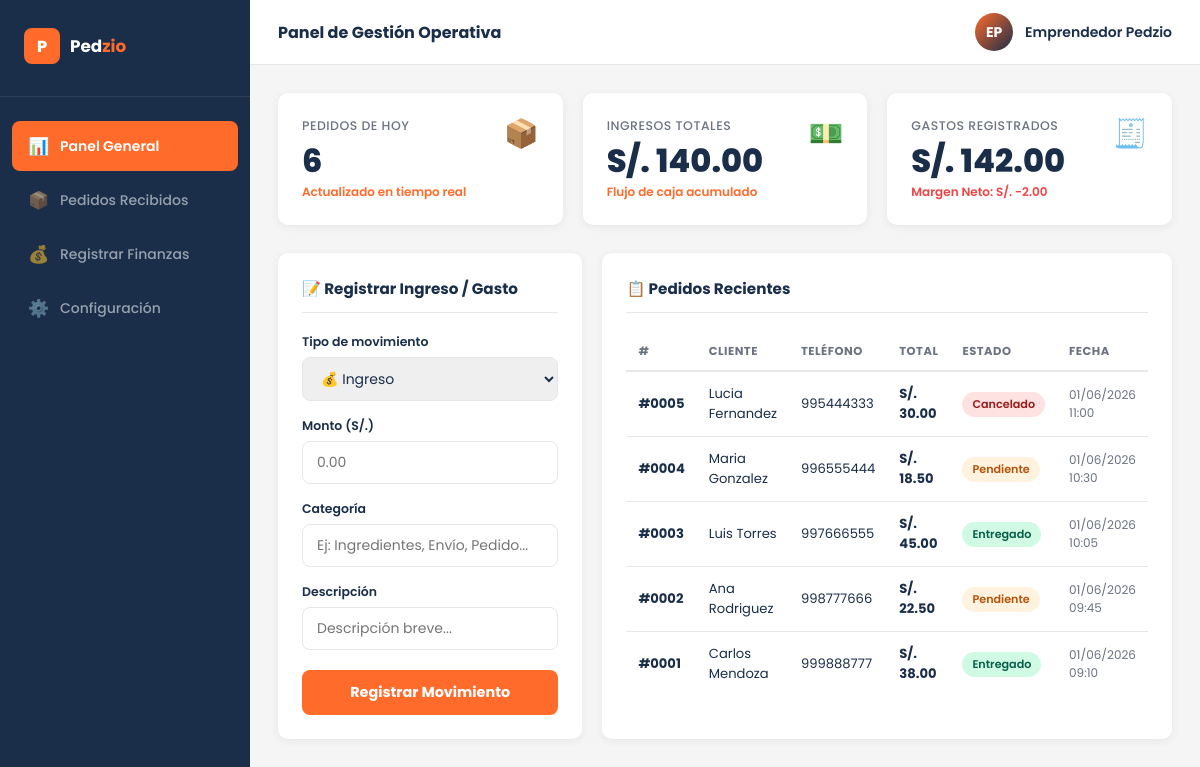
Screenshot of /emprendedor.php with the database file from the repository.
### tables this page shows
CREATE TABLE Pedido (
  id_pedido       INT            NOT NULL AUTO_INCREMENT,
  fecha_registro  TIMESTAMP      NOT NULL DEFAULT CURRENT_TIMESTAMP,
  estado          ENUM('Pendiente', 'En Camino', 'Entregado', 'Cancelado') NOT NULL DEFAULT 'Pendiente',
  total           DECIMAL(10,2)  NOT NULL,
  id_cliente      INT            NOT NULL,
  id_usuario      INT            NOT NULL,
  activo          TINYINT(1)     NOT NULL DEFAULT 1,
   
  PRIMARY KEY (id_pedido),
  CONSTRAINT fk_pedido_cliente
    FOREIGN KEY (id_cliente) REFERENCES Cliente(id_cliente)
    ON UPDATE CASCADE ON DELETE RESTRICT,
  CONSTRAINT fk_pedido_usuario
    FOREIGN KEY (id_usuario) REFERENCES Usuario(id_usuario)
    ON UPDATE CASCADE ON DELETE RESTRICT,
  INDEX idx_estado (estado),
  INDEX idx_fecha (fecha_registro),
  INDEX idx_emprendedor (id_usuario)
);

CREATE TABLE Cliente (
  id_cliente  INT            NOT NULL AUTO_INCREMENT,
  nombre      VARCHAR(100)   NOT NULL,
  telefono    VARCHAR(20)        NULL,
  direccion   VARCHAR(255)       NULL,
  correo      VARCHAR(120)   NOT NULL,
  contrasena  VARCHAR(255)   NOT NULL,
  activo      TINYINT(1)     NOT NULL DEFAULT 1,
   
  PRIMARY KEY (id_cliente),
  UNIQUE KEY uq_correo_cli (correo)
);

### emprendedor.php (the view, shortened to what this page needs)
<?php
require_once 'conexion.php';
$id_usuario = $_SESSION['id_usuario'] ?? 1;
try {
    $stmt_p = $pdo->prepare("SELECT COUNT(*) FROM Pedido WHERE id_usuario = :uid AND DATE(fecha_registro) = CURDATE() AND activo = 1");
    $stmt_p->execute([':uid' => $id_usuario]);
    $pedidos_hoy = $stmt_p->fetchColumn();
    $stmt_i = $pdo->prepare("SELECT COALESCE(SUM(i.monto), 0) FROM Ingreso i JOIN Pedido p ON i.id_pedido = p.id_pedido WHERE p.id_usuario = :uid AND DATE(p.fecha_registro) = CURDATE() AND i.activo = 1");
    $stmt_i->execute([':uid' => $id_usuario]);
    $ingresos_hoy = $stmt_i->fetchColumn();
    $stmt_g = $pdo->prepare("SELECT COALESCE(SUM(monto), 0) FROM Gasto WHERE id_usuario = :uid AND DATE(fecha_gasto) = CURDATE() AND activo = 1");
    $stmt_g->execute([':uid' => $id_usuario]);
    $gastos_hoy = $stmt_g->fetchColumn();
    $balance_neto = $ingresos_hoy - $gastos_hoy;
    $stmt_recientes = $pdo->prepare("
        SELECT p.id_pedido, p.fecha_registro, p.estado, p.total, c.nombre AS cliente, c.telefono AS telefono_cliente
        FROM Pedido p
        JOIN Cliente c ON p.id_cliente = c.id_cliente
        WHERE p.id_usuario = :uid AND p.activo = 1
        ORDER BY p.fecha_registro DESC
        LIMIT 10
    ");
    $stmt_recientes->execute([':uid' => $id_usuario]);
    $pedidos_recientes = $stmt_recientes->fetchAll();
} catch (PDOException $e) {
    die("Error cargando el panel del emprendedor: " . $e->getMessage());
}
?>
<!DOCTYPE html>
<html lang="es">
<head>
</head>
<body>
<aside class="sidebar">
  <div class="sidebar-brand">
    <div class="logo">P</div>
    <span>Ped<em>zio</em></span>
  </div>
  <nav class="sidebar-nav">
    <a href="#" class="nav-item active"><span class="nav-icon">📊</span> Panel General</a>
    <a href="#" class="nav-item"><span class="nav-icon">📦</span> Pedidos Recibidos</a>
    <a href="#" class="nav-item"><span class="nav-icon">💰</span> Registrar Finanzas</a>
    <a href="#" class="nav-item"><span class="nav-icon">⚙️</span> Configuración</a>
  </nav>
</aside>
<div class="main">
  <header class="topbar">
    <h1>Panel de Gestión Operativa</h1>
    <div class="topbar-profile">
      <div class="avatar">EP</div>
      <span>Emprendedor Pedzio</span>
    </div>
  </header>
  <main class="workspace">
    <div class="kpi-row">
      <div class="kpi-card">
        <div class="kpi-icon">📦</div>
        <div class="kpi-label">Pedidos de Hoy</div>
        <div class="kpi-value"><?= $pedidos_hoy ?></div>
        <div class="kpi-sub">Actualizado en tiempo real</div>
      </div>
      <div class="kpi-card">
        <div class="kpi-icon">💵</div>
        <div class="kpi-label">Ingresos Totales</div>
        <div class="kpi-value">S/. <?= number_format($ingresos_hoy, 2) ?></div>
        <div class="kpi-sub">Flujo de caja acumulado</div>
      </div>
      <div class="kpi-card">
        <div class="kpi-icon">🧾</div>
        <div class="kpi-label">Gastos Registrados</div>
        <div class="kpi-value">S/. <?= number_format($gastos_hoy, 2) ?></div>
        <div class="kpi-sub" style="font-weight: 600; color: <?= $balance_neto >= 0 ? '#10B981' : '#EF4444' ?>;">
          Margen Neto: S/. <?= number_format($balance_neto, 2) ?>
        </div>
      </div>
    </div>
    <div class="bottom-grid">
      <div class="card">
        <div class="card-title">📝 Registrar Ingreso / Gasto</div>
        <form method="POST" action="finanzas.php">
          <div class="form-group">
            <label>Tipo de movimiento</label>
            <select name="tipo">
              <option value="ingreso">💰 Ingreso</option>
            </select>
          </div>
          <div class="form-group">
            <label>Monto (S/.)</label>
            <input type="number" name="monto" step="0.01" placeholder="0.00" required>
          </div>
          <div class="form-group">
            <label>Categoría</label>
            <input type="text" name="categoria" placeholder="Ej: Ingredientes, Envío, Pedido...">
          </div>
          <div class="form-group">
            <label>Descripción</label>
            <input type="text" name="descripcion" placeholder="Descripción breve...">
          </div>
          <button type="submit" class="btn-submit">Registrar Movimiento</button>
        </form>
      </div>
      <div class="card">
        <div class="card-title">📋 Pedidos Recientes</div>
        <table class="data-table">
          <thead>
            <tr>
              <th>#</th>
              <th>Cliente</th>
              <th>Teléfono</th>
              <th>Total</th>
              <th>Estado</th>
              <th>Fecha</th>
            </tr>
          </thead>
          <tbody>
            <?php if (empty($pedidos_recientes)): ?>
              <tr>
                <td colspan="6" style="padding: 20px; text-align: center; color: var(--gray-text);">No hay pedidos registrados hoy.</td>
              </tr>
            <?php else: ?>
              <?php foreach ($pedidos_recientes as $pedido):
                $badge_class = 'badge-pending';
                $label_texto = $pedido['estado'];
                if ($pedido['estado'] === 'Entregado')  $badge_class = 'badge-done';
                if ($pedido['estado'] === 'Cancelado')  $badge_class = 'badge-cancel';
              ?>
              <tr>
                <td><strong>#<?= str_pad($pedido['id_pedido'], 4, '0', STR_PAD_LEFT) ?></strong></td>
                <td><?= htmlspecialchars($pedido['cliente']) ?></td>
                <td><?= htmlspecialchars($pedido['telefono_cliente']) ?></td>
                <td><strong>S/. <?= number_format($pedido['total'], 2) ?></strong></td>
                <td><span class="badge <?= $badge_class ?>"><?= $label_texto ?></span></td>
                <td style="color: var(--gray-text); font-size: 0.75rem;"><?= date('d/m/Y H:i', strtotime($pedido['fecha_registro'])) ?></td>
              </tr>
              <?php endforeach; ?>
            <?php endif; ?>
          </tbody>
        </table>
      </div>
    </div>
  </main>
</div>
</body>
</html>

### rows the page displays
pedido: id_pedido "0005", id_cliente.nombre "Lucia Fernandez", id_cliente.telefono "995444333", total "30.00", estado "Cancelado", fecha_registro "01/06/2026 11:00"
pedido: id_pedido "0004", id_cliente.nombre "Maria Gonzalez", id_cliente.telefono "996555444", total "18.50", estado "Pendiente", fecha_registro "01/06/2026 10:30"
pedido: id_pedido "0003", id_cliente.nombre "Luis Torres", id_cliente.telefono "997666555", total "45.00", estado "Entregado", fecha_registro "01/06/2026 10:05"
pedido: id_pedido "0002", id_cliente.nombre "Ana Rodriguez", id_cliente.telefono "998777666", total "22.50", estado "Pendiente", fecha_registro "01/06/2026 09:45"
pedido: id_pedido "0001", id_cliente.nombre "Carlos Mendoza", id_cliente.telefono "999888777", total "38.00", estado "Entregado", fecha_registro "01/06/2026 09:10"

### other values shown
$pedidos_hoy "6"
$ingresos_hoy "140.00"
$gastos_hoy "142.00"
$balance_neto "-2.00"
